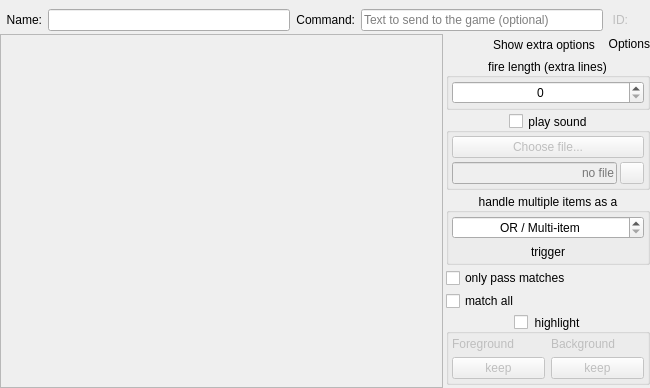
<?xml version="1.0" encoding="UTF-8"?>
<ui version="4.0">
 <class>trigger_main_area</class>
 <widget class="QWidget" name="trigger_main_area">
  <property name="geometry">
   <rect>
    <x>0</x>
    <y>0</y>
    <width>650</width>
    <height>240</height>
   </rect>
  </property>
  <property name="sizePolicy">
   <sizepolicy hsizetype="Preferred" vsizetype="Preferred">
    <horstretch>0</horstretch>
    <verstretch>0</verstretch>
   </sizepolicy>
  </property>
  <layout class="QGridLayout" name="gridLayout_triggers_main_area" rowstretch="0,1" columnstretch="1,0">
   <property name="leftMargin">
    <number>0</number>
   </property>
   <property name="topMargin">
    <number>0</number>
   </property>
   <property name="rightMargin">
    <number>0</number>
   </property>
   <property name="bottomMargin">
    <number>0</number>
   </property>
   <property name="spacing">
    <number>3</number>
   </property>
   <item row="0" column="0" colspan="2">
    <widget class="QWidget" name="widget_top" native="true">
     <property name="sizePolicy">
      <sizepolicy hsizetype="Expanding" vsizetype="Minimum">
       <horstretch>0</horstretch>
       <verstretch>0</verstretch>
      </sizepolicy>
     </property>
     <property name="autoFillBackground">
      <bool>true</bool>
     </property>
     <layout class="QHBoxLayout" name="horizontalLayout_widget_top" stretch="0,1,0,1,0">
      <property name="leftMargin">
       <number>6</number>
      </property>
      <property name="rightMargin">
       <number>6</number>
      </property>
      <property name="bottomMargin">
       <number>0</number>
      </property>
      <item>
       <widget class="QLabel" name="label_trigger_name">
        <property name="sizePolicy">
         <sizepolicy hsizetype="Minimum" vsizetype="Preferred">
          <horstretch>0</horstretch>
          <verstretch>0</verstretch>
         </sizepolicy>
        </property>
        <property name="text">
         <string>Name:</string>
        </property>
        <property name="alignment">
         <set>Qt::AlignRight|Qt::AlignTrailing|Qt::AlignVCenter</set>
        </property>
        <property name="buddy">
         <cstring>lineEdit_trigger_name</cstring>
        </property>
       </widget>
      </item>
      <item>
       <widget class="QLineEdit" name="lineEdit_trigger_name">
        <property name="toolTip">
         <string>&lt;p&gt;Choose a good, (ideally, though it need not be, unique) name for your trigger or trigger group. This will be displayed in the trigger tree.&lt;/p&gt;</string>
        </property>
       </widget>
      </item>
      <item>
       <widget class="QLabel" name="label_trigger_command">
        <property name="text">
         <string>Command:</string>
        </property>
        <property name="alignment">
         <set>Qt::AlignRight|Qt::AlignTrailing|Qt::AlignVCenter</set>
        </property>
        <property name="buddy">
         <cstring>lineEdit_trigger_command</cstring>
        </property>
       </widget>
      </item>
      <item>
       <widget class="QLineEdit" name="lineEdit_trigger_command">
        <property name="toolTip">
         <string>&lt;p&gt;Enter one or more commands to use if the given command matches the pattern. (Optional)&lt;/p&gt;&lt;p&gt;This could be another alias or a command to send directly to the game. For complex commands that require modification of variables within this profile, use a Lua script in the editor area below instead. It's possible to use both this field and a Lua script - the contents of this field will be used before running the script.&lt;/p&gt;</string>
        </property>
        <property name="placeholderText">
         <string>Text to send to the game (optional)</string>
        </property>
       </widget>
      </item>
      <item>
       <widget class="QFrame" name="frameId">
        <property name="frameShape">
         <enum>QFrame::NoFrame</enum>
        </property>
        <layout class="QHBoxLayout" name="horizontalLayout_frameId">
         <property name="leftMargin">
          <number>3</number>
         </property>
         <property name="topMargin">
          <number>0</number>
         </property>
         <property name="rightMargin">
          <number>3</number>
         </property>
         <property name="bottomMargin">
          <number>0</number>
         </property>
         <item alignment="Qt::AlignVCenter">
          <widget class="QLabel" name="label_idLabel">
           <property name="enabled">
            <bool>false</bool>
           </property>
           <property name="text">
            <string>ID:</string>
           </property>
           <property name="alignment">
            <set>Qt::AlignRight|Qt::AlignTrailing|Qt::AlignVCenter</set>
           </property>
           <property name="textInteractionFlags">
            <set>Qt::NoTextInteraction</set>
           </property>
          </widget>
         </item>
         <item alignment="Qt::AlignVCenter">
          <widget class="QLabel" name="label_idNumber">
           <property name="enabled">
            <bool>false</bool>
           </property>
           <property name="text">
            <string/>
           </property>
           <property name="textInteractionFlags">
            <set>Qt::TextSelectableByMouse</set>
           </property>
          </widget>
         </item>
        </layout>
       </widget>
      </item>
     </layout>
    </widget>
   </item>
   <item row="1" column="0">
    <widget class="QWidget" name="widget_left" native="true">
     <layout class="QVBoxLayout" name="verticalLayout_left" stretch="1">
      <property name="spacing">
       <number>3</number>
      </property>
      <property name="leftMargin">
       <number>0</number>
      </property>
      <property name="topMargin">
       <number>0</number>
      </property>
      <property name="rightMargin">
       <number>0</number>
      </property>
      <property name="bottomMargin">
       <number>0</number>
      </property>
      <item>
       <widget class="QScrollArea" name="scrollArea">
        <property name="sizePolicy">
         <sizepolicy hsizetype="Expanding" vsizetype="Minimum">
          <horstretch>0</horstretch>
          <verstretch>0</verstretch>
         </sizepolicy>
        </property>
        <property name="toolTip">
         <string>&lt;p&gt;Match all occurrences of the pattern in the line.&lt;/p&gt;</string>
        </property>
        <property name="widgetResizable">
         <bool>true</bool>
        </property>
        <property name="alignment">
         <set>Qt::AlignCenter</set>
        </property>
       </widget>
      </item>
     </layout>
    </widget>
   </item>
   <item row="1" column="1">
    <widget class="QWidget" name="widget_right" native="true">
     <property name="sizePolicy">
      <sizepolicy hsizetype="Fixed" vsizetype="Minimum">
       <horstretch>0</horstretch>
       <verstretch>0</verstretch>
      </sizepolicy>
     </property>
     <property name="autoFillBackground">
      <bool>true</bool>
     </property>
     <layout class="QVBoxLayout" name="verticalLayout_widget_right" stretch="0,0,0,0,0,0,0,0">
      <property name="spacing">
       <number>3</number>
      </property>
      <property name="leftMargin">
       <number>0</number>
      </property>
      <property name="topMargin">
       <number>0</number>
      </property>
      <property name="rightMargin">
       <number>0</number>
      </property>
      <property name="bottomMargin">
       <number>0</number>
      </property>
      <item>
       <layout class="QHBoxLayout" name="horizontalLayout_extraOptionsHeader" stretch="1,0,0">
        <property name="spacing">
         <number>6</number>
        </property>
        <property name="leftMargin">
         <number>0</number>
        </property>
        <property name="topMargin">
         <number>0</number>
        </property>
        <property name="rightMargin">
         <number>0</number>
        </property>
        <property name="bottomMargin">
         <number>0</number>
        </property>
        <item>
         <spacer name="horizontalSpacer_extraOptionsHeader">
          <property name="orientation">
           <enum>Qt::Horizontal</enum>
          </property>
          <property name="sizeType">
           <enum>QSizePolicy::Expanding</enum>
          </property>
          <property name="sizeHint" stdset="0">
           <size>
            <width>40</width>
            <height>20</height>
           </size>
          </property>
         </spacer>
        </item>
        <item alignment="Qt::AlignRight|Qt::AlignVCenter">
         <widget class="QToolButton" name="toolButton_toggleExtraControls">
          <property name="toolTip">
           <string>&lt;p&gt;Use this control to show or hide the extra trigger options.&lt;/p&gt;</string>
          </property>
          <property name="text">
           <string>Show extra options</string>
          </property>
          <property name="icon">
           <iconset resource="../mudlet.qrc">
            <normaloff>:/icons/arrow-right_grey-16x.png</normaloff>
            <normalon>:/icons/arrow-down_grey-16x.png</normalon>
            <activeoff>:/icons/arrow-right-16x.png</activeoff>
            <activeon>:/icons/arrow-down-16x.png</activeon>:/icons/arrow-right_grey-16x.png</iconset>
          </property>
          <property name="toolButtonStyle">
           <enum>Qt::ToolButtonTextBesideIcon</enum>
          </property>
          <property name="checkable">
           <bool>true</bool>
          </property>
          <property name="checked">
           <bool>false</bool>
          </property>
          <property name="autoRaise">
           <bool>true</bool>
          </property>
         </widget>
        </item>
        <item alignment="Qt::AlignRight|Qt::AlignVCenter">
         <widget class="QLabel" name="label_extraOptionsHeading">
          <property name="text">
           <string>Options</string>
          </property>
          <property name="alignment">
           <set>Qt::AlignRight|Qt::AlignVCenter</set>
          </property>
         </widget>
        </item>
       </layout>
      </item>
      <item alignment="Qt::AlignTop">
       <widget class="QGroupBox" name="groupBox_stayOpen">
        <property name="toolTip">
         <string>&lt;p&gt;Keep firing the script for this many more lines, after the trigger or chain has matched.&lt;/p&gt;</string>
        </property>
        <property name="autoFillBackground">
         <bool>true</bool>
        </property>
        <property name="title">
         <string>fire length (extra lines)</string>
        </property>
        <property name="alignment">
         <set>Qt::AlignCenter</set>
        </property>
        <property name="checkable">
         <bool>false</bool>
        </property>
        <property name="checked">
         <bool>false</bool>
        </property>
        <layout class="QHBoxLayout" name="horizontalLayout_groupBox_stayOpen" stretch="1">
         <property name="spacing">
          <number>3</number>
         </property>
         <property name="leftMargin">
          <number>3</number>
         </property>
         <property name="topMargin">
          <number>3</number>
         </property>
         <property name="rightMargin">
          <number>3</number>
         </property>
         <property name="bottomMargin">
          <number>3</number>
         </property>
         <item alignment="Qt::AlignTop">
          <widget class="QSpinBox" name="spinBox_stayOpen">
           <property name="sizePolicy">
            <sizepolicy hsizetype="Preferred" vsizetype="Minimum">
             <horstretch>0</horstretch>
             <verstretch>0</verstretch>
            </sizepolicy>
           </property>
           <property name="minimumSize">
            <size>
             <width>0</width>
             <height>21</height>
            </size>
           </property>
           <property name="toolTip">
            <string>&lt;p&gt;How many more lines, after the one that fired the trigger, should be passed to the trigger's children?&lt;/p&gt;</string>
           </property>
           <property name="alignment">
            <set>Qt::AlignCenter</set>
           </property>
           <property name="maximum">
            <number>999</number>
           </property>
          </widget>
         </item>
        </layout>
       </widget>
      </item>
      <item>
       <widget class="QGroupBox" name="groupBox_soundTrigger">
        <property name="toolTip">
         <string>&lt;p&gt;Play a sound file if the trigger fires.&lt;/p&gt;</string>
        </property>
        <property name="title">
         <string>play sound</string>
        </property>
        <property name="alignment">
         <set>Qt::AlignCenter</set>
        </property>
        <property name="checkable">
         <bool>true</bool>
        </property>
        <property name="checked">
         <bool>false</bool>
        </property>
        <layout class="QGridLayout" name="gridLayout_groupBox_soundTrigger" rowstretch="1,1" columnstretch="1,1">
         <property name="leftMargin">
          <number>3</number>
         </property>
         <property name="topMargin">
          <number>3</number>
         </property>
         <property name="rightMargin">
          <number>3</number>
         </property>
         <property name="bottomMargin">
          <number>3</number>
         </property>
         <property name="spacing">
          <number>3</number>
         </property>
         <item row="0" column="0" colspan="2" alignment="Qt::AlignVCenter">
          <widget class="QPushButton" name="pushButtonSound">
           <property name="toolTip">
            <string comment="This is the button used to select a sound file to be played when a trigger fires." extracomment="Please ensure the text used here is duplicated within the tooltip for the QLineEdit that displays the file name selected.">&lt;p&gt;Use this to open a file selection dialogue to find a sound file to play when the trigger fires.&lt;/p&gt;
&lt;p&gt;&lt;i&gt;Cancelling from the file dialogue will not make any changes; to clear the file use the clear button to the right of the file name display.&lt;/i&gt;&lt;/p&gt;</string>
           </property>
           <property name="text">
            <string>Choose file...</string>
           </property>
          </widget>
         </item>
         <item row="1" column="0">
          <widget class="QLineEdit" name="lineEdit_soundFile">
           <property name="enabled">
            <bool>false</bool>
           </property>
           <property name="cursor">
            <cursorShape>ForbiddenCursor</cursorShape>
           </property>
           <property name="focusPolicy">
            <enum>Qt::NoFocus</enum>
           </property>
           <property name="toolTip">
            <string comment="This is the tooltip for the QLineEdit that shows - but does not permit changing - the sound file used for a trigger.">&lt;p&gt;Sound file to play when the trigger fires.&lt;/p&gt;</string>
           </property>
           <property name="alignment">
            <set>Qt::AlignRight|Qt::AlignTrailing|Qt::AlignVCenter</set>
           </property>
           <property name="readOnly">
            <bool>true</bool>
           </property>
           <property name="placeholderText">
            <string>no file</string>
           </property>
          </widget>
         </item>
         <item row="1" column="1">
          <widget class="QToolButton" name="toolButton_clearSoundFile">
           <property name="minimumSize">
            <size>
             <width>22</width>
             <height>22</height>
            </size>
           </property>
           <property name="toolTip">
            <string>&lt;p&gt;Click to remove the sound file set for this trigger.&lt;/p&gt;</string>
           </property>
           <property name="icon">
            <iconset resource="../mudlet.qrc">
             <normaloff>:/icons/edit-clear-locationbar-rtl-green.png</normaloff>:/icons/edit-clear-locationbar-rtl-green.png</iconset>
           </property>
          </widget>
         </item>
        </layout>
       </widget>
      </item>
      <item>
       <widget class="QGroupBox" name="groupBox_multiLineTrigger">
        <property name="toolTip">
         <string>&lt;p&gt;If set to any value but the first the trigger will only fire if &lt;u&gt;all&lt;/u&gt; conditions on the list have been met within the specified line delta, and captures will be saved in &lt;tt&gt;multimatches&lt;/tt&gt; instead of &lt;tt&gt;matches&lt;/tt&gt;.&lt;/p&gt;&lt;p&gt;If set to the first value the trigger will fire if &lt;u&gt;any&lt;/u&gt; condition on the list have been met.&lt;/p&gt;</string>
        </property>
        <property name="autoFillBackground">
         <bool>true</bool>
        </property>
        <property name="title">
         <string extracomment="This text preceeds (is above) the content of the spinBox_lineMargin which also contain text with the text in the label_multiLineTrigger suffixed on the end (underneath).">handle multiple items as a</string>
        </property>
        <property name="alignment">
         <set>Qt::AlignCenter</set>
        </property>
        <property name="checkable">
         <bool>false</bool>
        </property>
        <property name="checked">
         <bool>false</bool>
        </property>
        <layout class="QVBoxLayout" name="verticalLayout" stretch="0,0">
         <property name="leftMargin">
          <number>3</number>
         </property>
         <property name="topMargin">
          <number>3</number>
         </property>
         <property name="rightMargin">
          <number>3</number>
         </property>
         <property name="bottomMargin">
          <number>3</number>
         </property>
         <item>
          <widget class="QSpinBox" name="spinBox_lineMargin">
           <property name="toolTip">
            <string>&lt;p&gt;Within how many lines must all conditions be true to fire the trigger?&lt;/p&gt;</string>
           </property>
           <property name="alignment">
            <set>Qt::AlignCenter</set>
           </property>
           <property name="specialValueText">
            <string extracomment="This text represents what is shown in the spinBox_lineMargin control when it is at it minimum value and replaces the normal value and the normal prefix and suffix that would otherwise surround it before this or those elements are inserted in the middle of the groupBox_multiLineTrigger and the label_multiLineTrigger text.">OR / Multi-item</string>
           </property>
           <property name="suffix">
            <string extracomment="This text is appended after the numeric value shown in the spin box (so that it and the prefix text is &quot;wrapped&quot; around it), except when the control is set to the special first value when all of them are replaced by that text.">)</string>
           </property>
           <property name="prefix">
            <string extracomment="This text is prepended before the numeric value shown in the spin box (so that it and the suffix text is &quot;wrapped&quot; around it), except when the control is set to the special first value when all of them are replaced by that text. For locales using spaces between words ensure a space is left at the end to separate the text from the number that is shown from the control after it.">AND / Multi-line (delta: </string>
           </property>
           <property name="minimum">
            <number>-1</number>
           </property>
           <property name="value">
            <number>-1</number>
           </property>
          </widget>
         </item>
         <item>
          <widget class="QLabel" name="label_multLineTrigger">
           <property name="text">
            <string extracomment="This text follows (is beneath) the content of the spinBox_lineMargin which also contain text with the groupBox_multiLineTrigger prefixed at the beginning (above).">trigger</string>
           </property>
           <property name="alignment">
            <set>Qt::AlignCenter</set>
           </property>
          </widget>
         </item>
        </layout>
       </widget>
      </item>
      <item>
       <widget class="QCheckBox" name="checkBox_filterTrigger">
        <property name="toolTip">
         <string>&lt;p&gt;Do not pass whole line to children.&lt;/p&gt;</string>
        </property>
        <property name="text">
         <string>only pass matches</string>
        </property>
       </widget>
      </item>
      <item>
       <widget class="QCheckBox" name="checkBox_perlSlashGOption">
        <property name="text">
         <string>match all</string>
        </property>
       </widget>
      </item>
      <item alignment="Qt::AlignTop">
       <widget class="QGroupBox" name="groupBox_triggerColorizer">
        <property name="toolTip">
         <string>&lt;p&gt;Enable this to highlight the matching text by changing the fore and background colors to the ones selected here.&lt;/p&gt;</string>
        </property>
        <property name="autoFillBackground">
         <bool>true</bool>
        </property>
        <property name="title">
         <string>highlight</string>
        </property>
        <property name="alignment">
         <set>Qt::AlignCenter</set>
        </property>
        <property name="checkable">
         <bool>true</bool>
        </property>
        <property name="checked">
         <bool>false</bool>
        </property>
        <layout class="QGridLayout" name="gridLayout">
         <property name="leftMargin">
          <number>3</number>
         </property>
         <property name="topMargin">
          <number>3</number>
         </property>
         <property name="rightMargin">
          <number>3</number>
         </property>
         <property name="bottomMargin">
          <number>3</number>
         </property>
         <item row="0" column="0">
          <widget class="QLabel" name="label_foregroundColor">
           <property name="text">
            <string>Foreground</string>
           </property>
           <property name="buddy">
            <cstring>pushButtonFgColor</cstring>
           </property>
          </widget>
         </item>
         <item row="1" column="1">
          <widget class="QPushButton" name="pushButtonBgColor">
           <property name="sizePolicy">
            <sizepolicy hsizetype="Expanding" vsizetype="Expanding">
             <horstretch>0</horstretch>
             <verstretch>0</verstretch>
            </sizepolicy>
           </property>
           <property name="text">
            <string comment="Keep the existing colour on matches to highlight. Use shortest word possible so it fits on the button">keep</string>
           </property>
          </widget>
         </item>
         <item row="0" column="1">
          <widget class="QLabel" name="label_backgroundColor">
           <property name="text">
            <string>Background</string>
           </property>
           <property name="buddy">
            <cstring>pushButtonBgColor</cstring>
           </property>
          </widget>
         </item>
         <item row="1" column="0">
          <widget class="QPushButton" name="pushButtonFgColor">
           <property name="sizePolicy">
            <sizepolicy hsizetype="Expanding" vsizetype="Expanding">
             <horstretch>0</horstretch>
             <verstretch>0</verstretch>
            </sizepolicy>
           </property>
           <property name="text">
            <string comment="Keep the existing colour on matches to highlight. Use shortest word possible so it fits on the button">keep</string>
           </property>
          </widget>
         </item>
        </layout>
       </widget>
      </item>
      <item>
       <widget class="QWidget" name="widget_verticalSpacer_right" native="true">
        <layout class="QVBoxLayout" name="verticalLayout_widget_verticalSpacer_right">
         <property name="spacing">
          <number>0</number>
         </property>
         <property name="leftMargin">
          <number>0</number>
         </property>
         <property name="topMargin">
          <number>0</number>
         </property>
         <property name="rightMargin">
          <number>0</number>
         </property>
         <property name="bottomMargin">
          <number>0</number>
         </property>
         <item>
          <spacer name="verticalSpacer_middleRight">
           <property name="orientation">
            <enum>Qt::Vertical</enum>
           </property>
           <property name="sizeHint" stdset="0">
            <size>
             <width>20</width>
             <height>0</height>
            </size>
           </property>
          </spacer>
         </item>
        </layout>
       </widget>
      </item>
     </layout>
    </widget>
   </item>
  </layout>
 </widget>
 <resources>
  <include location="../mudlet.qrc"/>
 </resources>
 <connections/>
</ui>
